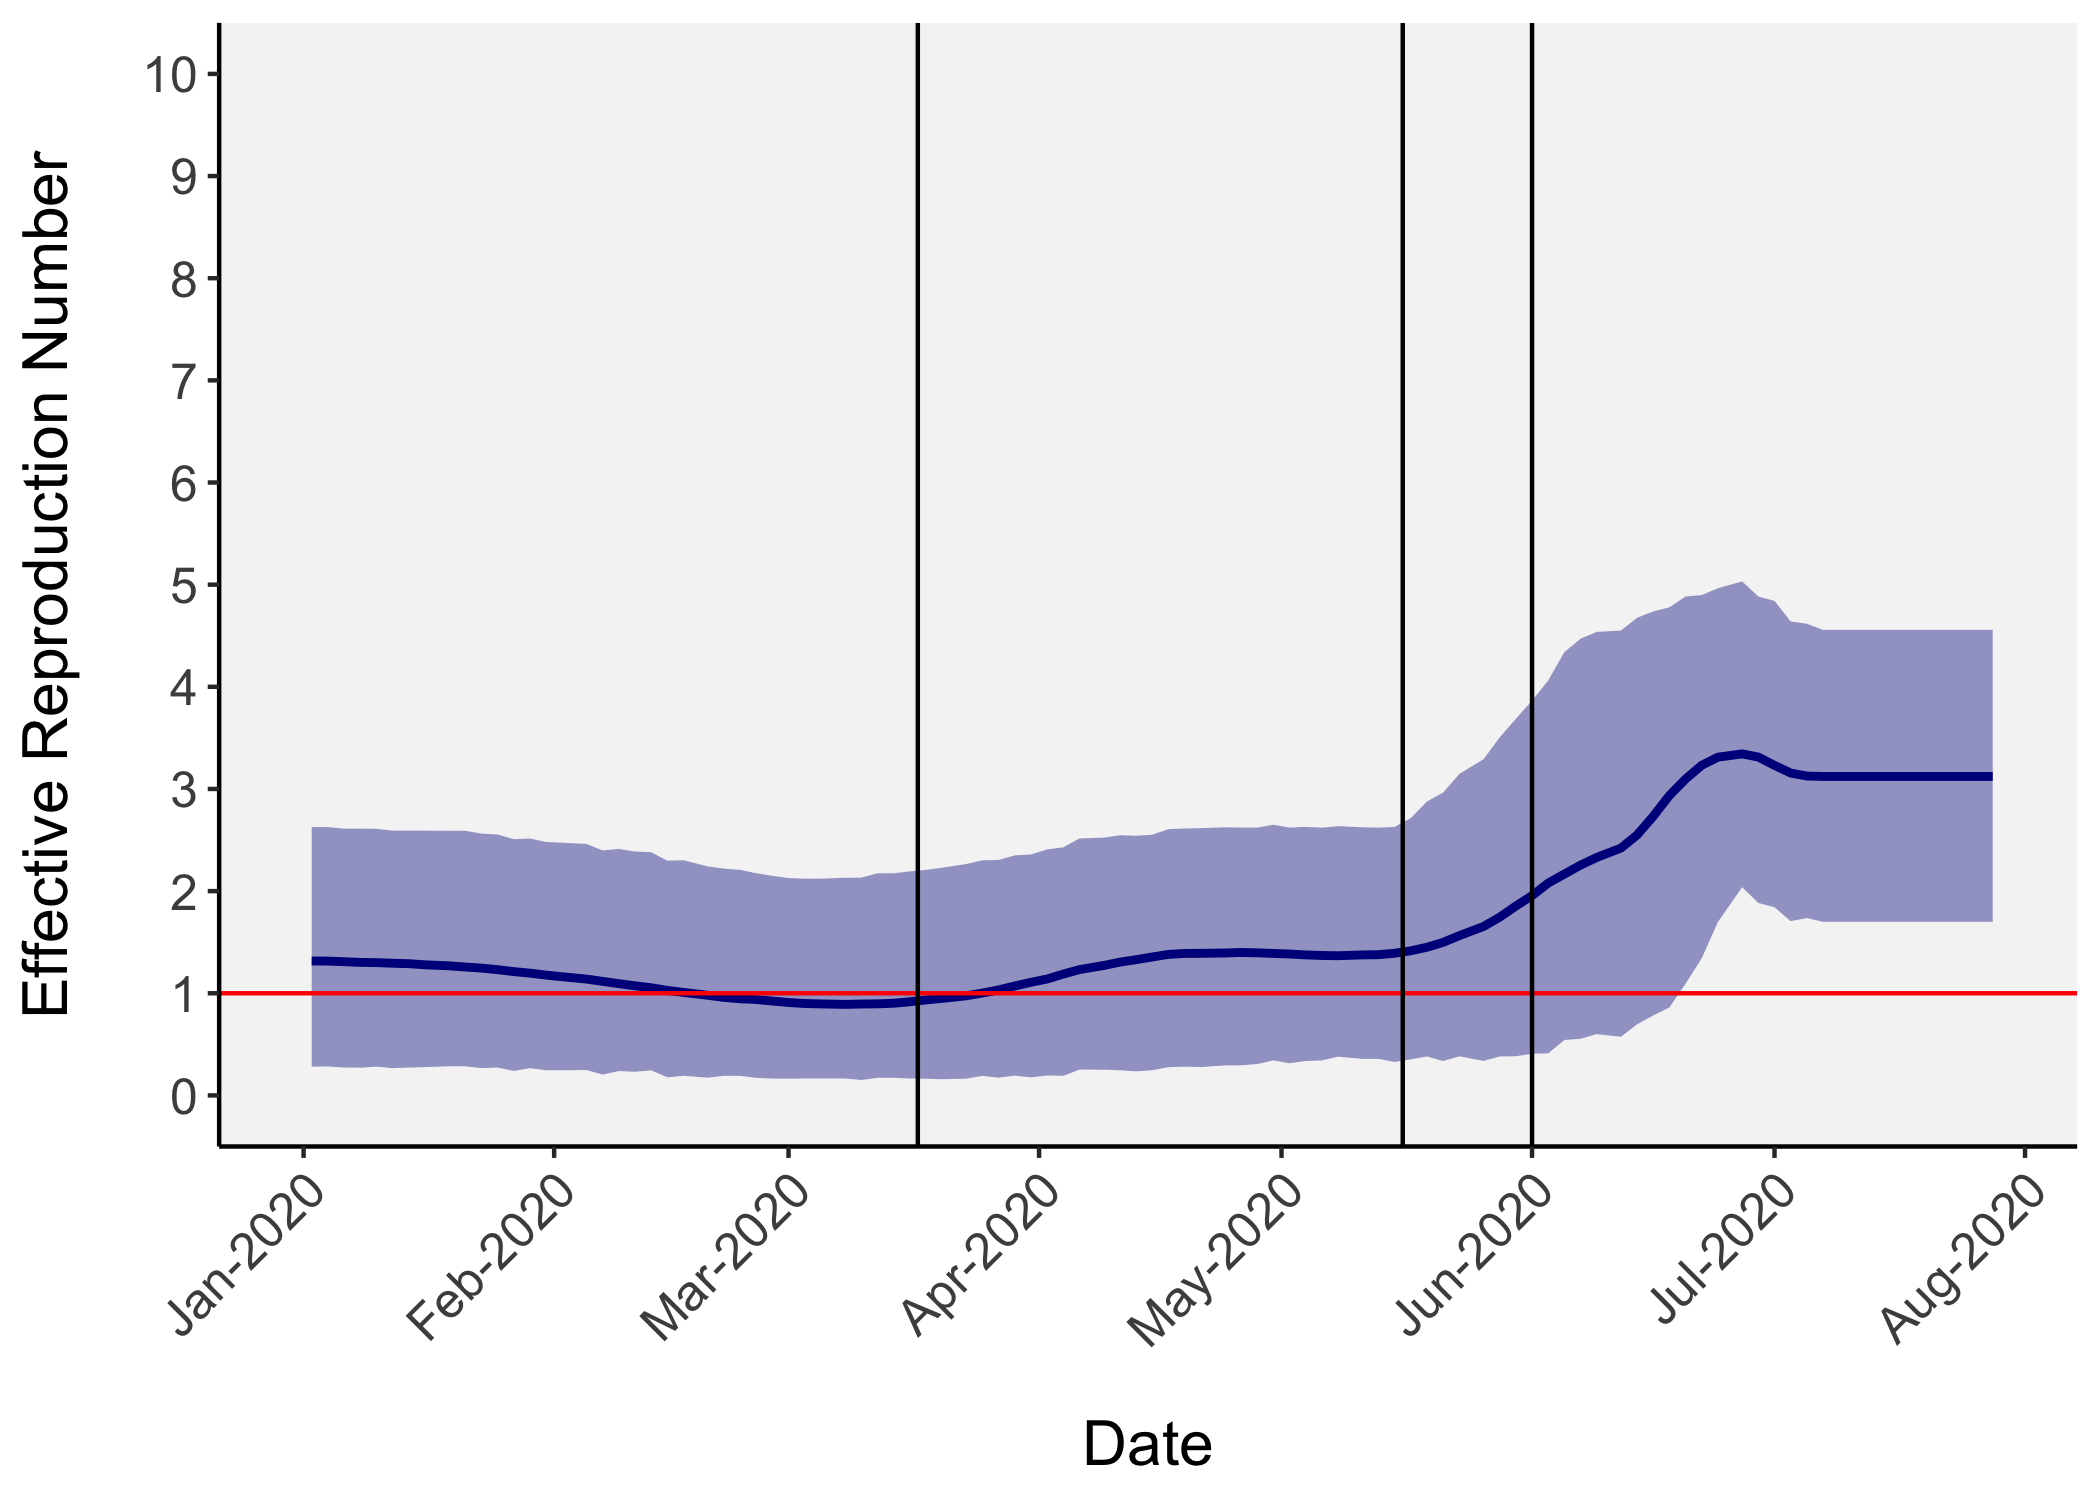

Here is the R script that generated this plot:
# Library
library(ggplot2)
library(tidyr)
library(lubridate) 
library(scales)
library(gridExtra)
library(cowplot)
library(bdskytools)
library(tibble)

# Read file
lf = readLogfile("ncr-bdsky-time-post.log", burnin=0.1)

# Smooth Re
Re_sky    <- getSkylineSubset(lf, "reproductiveNumber")
Re_hpd    <- getMatrixHPD(Re_sky)
plotSkyline(1:6, Re_hpd, type='step', ylab="R")
timegrid       <- seq(0,median(lf$origin_BDSKY_Serial),length.out=101)
Re_gridded     <- gridSkyline(Re_sky, lf$origin, timegrid)
Re_gridded_hpd <- getMatrixHPD(Re_gridded)
times     <- 2020.57377-timegrid
plotSkyline(times, Re_gridded_hpd, type='smooth', xlab="Time", ylab="R")

# Convert to dataframe
data <- t(Re_gridded_hpd)
rownames(data) <- NULL
data <- data.table::as.data.table(data)
data$times <- date_decimal(times)
colnames(data) <- c("lower", "median", "upper", "date")

# Plot Re
p <- ggplot(data = data) +
  geom_line(aes(x=as.Date(date, "%m/%d/%y"), y=median), color = "dark blue", size = 1) +
  theme_classic() +
  labs(x="Date", y="Effective Reproduction Number") +
  scale_x_date(date_breaks = "1 month", 
               labels=date_format("%b-%Y")) +
  geom_ribbon(data = data, aes(x=as.Date(date, "%m/%d/%y"), ymin=lower, ymax=upper), fill="dark blue", alpha=0.4) +
  theme(panel.background = element_rect(fill = 'whitesmoke'), 
        axis.text.x = element_text(angle = 45, hjust = 1),
        text = element_text(size=15),
        axis.title.y = element_text(margin = margin(t = 0, r = 15, b = 0, l = 0)),
        axis.title.x = element_text(margin = margin(t = 15, r = 0, b = 0, l = 0))) +
  scale_y_continuous(breaks = seq(0, 10, by = 1), limits = c(0,10)) +
  geom_hline(yintercept = 1.0, linetype = 1, color = "red") +
  scale_x_date(date_breaks = "1 month", 
               labels=date_format("%b-%Y"),
               limits = as.Date(c('2020/01/01','2020/07/28'))) +
  geom_vline(xintercept = as.Date(c("2020/3/17")), 
             linetype = 1, 
             color = "black") +
  geom_vline(xintercept = as.Date(c("2020/5/16")), 
             linetype = 1, 
             color = "black") +
  geom_vline(xintercept = as.Date(c("2020/6/1")), 
             linetype = 1, 
             color = "black") 

# Save Plot
ggsave(plot = p,
       filename = "ncr-bdsky-time.png",
       width = 7, height = 5, units = "in", dpi = 300)
